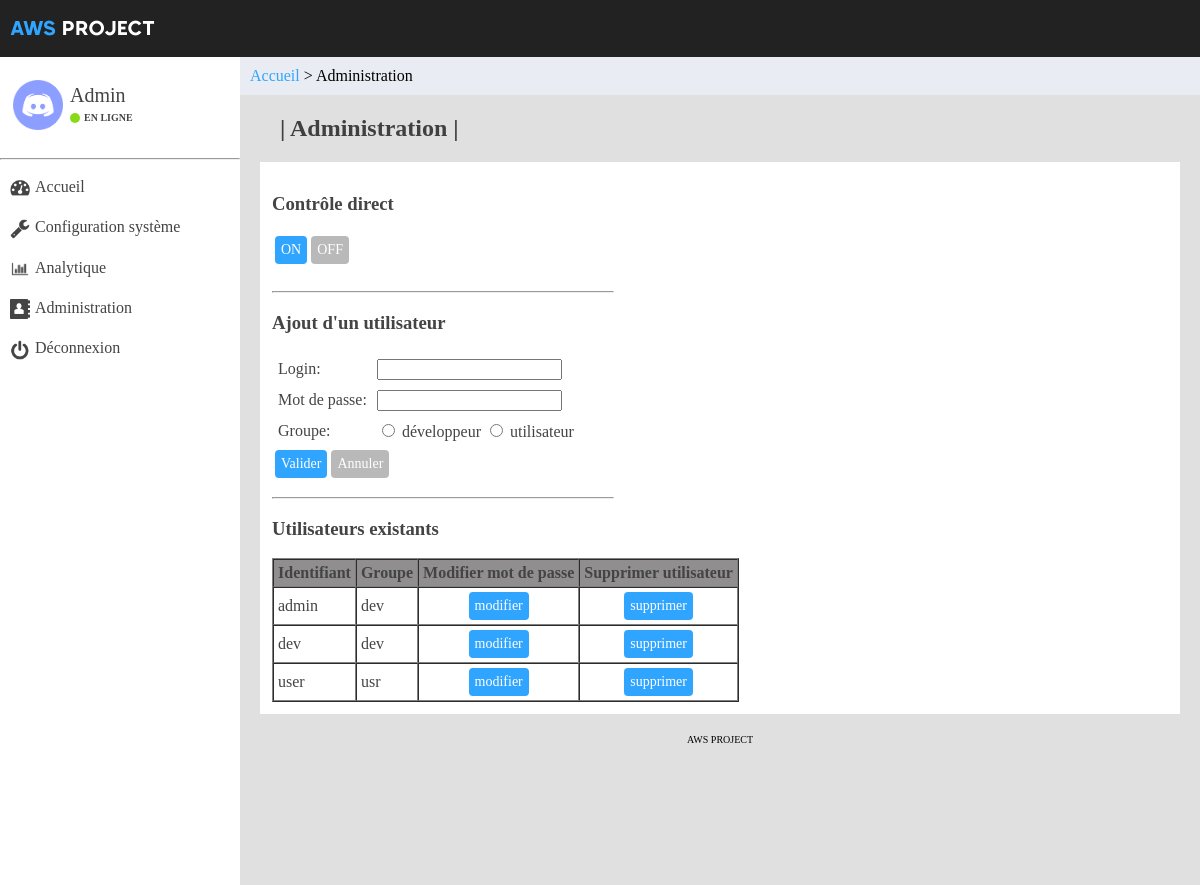
The page /administration.php (signed in) on the database its author committed.
### tables this page shows
CREATE TABLE `utilisateurs` (
  `login` varchar(20) NOT NULL,
  `password` varchar(32) DEFAULT NULL,
  `groupe` varchar(3) DEFAULT NULL
);

### administration.php (the view, shortened to what this page needs)
<?php
require_once 'mesFonctions.php';
if(isset($_SESSION['groupe'])){
	$groupe=$_SESSION['groupe'];
	if(strcmp($groupe,"dev")==0){
		echo "
		<link rel='stylesheet' type='text/css' href='css&fonts/feuillestyle4.css' />
		<h2 style='padding-left: 30px; color:#404040;'>| Administration |</h2>";
		echo "<div id='configuration-systeme'>";
		echo "
		<h3><span id='texte-noir'>Contrôle direct</span></h3>";
		echo "
		<table>
			<tr>
				<td><form method='post'><input type='submit' value='ON' name='statut' id='valider1'></form></td>
				<td><form method='post'><input type='submit' value='OFF' name='statut' id='annuler1'></form></td>
			</tr>
		</table>";
		echo "<hr width='340px' align='left'>
		<h3><span id='texte-noir'>Ajout d'un utilisateur</span></h3>";
		echo "
		<form action='action-insertion.php' method='post'>
		<table cellpadding='4'>
			<tr>
				<td><span id='texte-noir'> Login: </span></td> <td> <input type='text' name='login'></td>
			</tr>
			<tr>
				<td><span id='texte-noir'> Mot de passe: </span></td> <td> <input type='text' name='password'></td>
			</tr>
			<tr>
				<td><span id='texte-noir'> Groupe: </span></td>
				<td> <span id='texte-noir'><input type= 'radio' name='groupe' value='dev'> développeur
				<input type= 'radio' name='groupe' value='usr'> utilisateur</span></td>
			</tr>
		</table>
		<table>
			<tr>
				<td><input type='submit' name='ok' value='Valider' id='valider1'></td>
				<td><input type='reset' name='reset' value='Annuler' id='annuler1'></td>
			</tr>
		</table>
		</form>";
		require("parametres.php");
		$connexion=mysqli_connect($serveur,$log,$pwd) or die("Impossible de se connecter au serveur MySQL");
		$bd="projet-arrosage";
		mysqli_select_db($connexion,$bd) or die ("Impossible d'utiliser la bd souhaitée");
		$table="utilisateurs";
		$requete="SELECT login, password, groupe FROM $table order by login";
		$resultat=mysqli_query($connexion,$requete);
		echo "<hr width='340px' align='left'>
		<h3><span id='texte-noir'>Utilisateurs existants</span></h3>
		<table border='1', cellpadding='4', cellspacing='0', style='vertical-align: top;'>
			<tr>
				<th><span id='texte-noir'>Identifiant</span></th>
				<th><span id='texte-noir'>Groupe</span></th>
				<th><span id='texte-noir'>Modifier mot de passe</span></th>
				<th><span id='texte-noir'>Supprimer utilisateur</span></th>
			</tr>";
			$j = 1;
			while($ligne=mysqli_fetch_row($resultat)){
				echo "<tr>";
				echo "<td><span id='texte-noir'>".$ligne[0]."</span></td>";
				echo "<td><span id='texte-noir'>".$ligne[2]."</span></td>";
				echo "<td><span id='texte-noir'>
							<form method='post' action='page-modification.php' style='margin: auto;'>
							<div id='boutons' style='text-align: center;'><input id='valider1' name='modifier' type='submit' value='modifier'/></div'>
							<input type='hidden' name='nomUtilisateur' value='$ligne[0]'>
							</form>
						</span></td>";
				echo "<td><span id='texte-noir'>
							<form name='supprimerUtilisateur$j' method='post' action='action-supprimer-utilisateur.php' onsubmit='return verif($j);' style='margin: auto;'>
							<div id='boutons' style='text-align: center;'><input id='valider1' name='supprimer' type='submit' value='supprimer'  /></div>
							<input type='hidden' name='nomUtilisateur' value='$ligne[0]'>
							<input type='hidden' name='numero' value='$j'>
							</form>
						</span></td>";
				echo "</tr>";
				$j++;
			}
		echo "</table>";
		echo"</div>";
	}
	else
		header('Location: index.php?error=403');
}
else
	header('Location: index.php?error=401');
?>

### rows shown on the page
utilisateurs: login "admin", groupe "dev"
utilisateurs: login "dev", groupe "dev"
utilisateurs: login "user", groupe "usr"

### other values the page prints
$login "Admin"
$chemin "Accueil > Administration"
